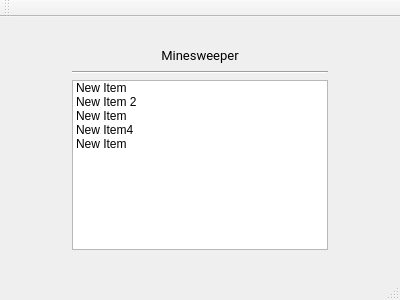
<?xml version="1.0" encoding="UTF-8"?>
<ui version="4.0">
 <class>MainWindow</class>
 <widget class="QMainWindow" name="MainWindow">
  <property name="geometry">
   <rect>
    <x>0</x>
    <y>0</y>
    <width>400</width>
    <height>300</height>
   </rect>
  </property>
  <property name="windowTitle">
   <string>MainWindow</string>
  </property>
  <widget class="QWidget" name="centralWidget">
   <layout class="QGridLayout" name="gridLayout">
    <item row="1" column="1">
     <widget class="QLabel" name="label">
      <property name="font">
       <font>
        <family>Roboto</family>
        <pointsize>10</pointsize>
       </font>
      </property>
      <property name="text">
       <string>Minesweeper</string>
      </property>
      <property name="alignment">
       <set>Qt::AlignCenter</set>
      </property>
     </widget>
    </item>
    <item row="0" column="1">
     <spacer name="verticalSpacer_2">
      <property name="orientation">
       <enum>Qt::Vertical</enum>
      </property>
      <property name="sizeHint" stdset="0">
       <size>
        <width>20</width>
        <height>40</height>
       </size>
      </property>
     </spacer>
    </item>
    <item row="3" column="1">
     <widget class="Line" name="line">
      <property name="orientation">
       <enum>Qt::Horizontal</enum>
      </property>
     </widget>
    </item>
    <item row="1" column="0">
     <spacer name="horizontalSpacer">
      <property name="orientation">
       <enum>Qt::Horizontal</enum>
      </property>
      <property name="sizeHint" stdset="0">
       <size>
        <width>40</width>
        <height>20</height>
       </size>
      </property>
     </spacer>
    </item>
    <item row="5" column="1">
     <spacer name="verticalSpacer">
      <property name="orientation">
       <enum>Qt::Vertical</enum>
      </property>
      <property name="sizeHint" stdset="0">
       <size>
        <width>20</width>
        <height>40</height>
       </size>
      </property>
     </spacer>
    </item>
    <item row="1" column="2">
     <spacer name="horizontalSpacer_2">
      <property name="orientation">
       <enum>Qt::Horizontal</enum>
      </property>
      <property name="sizeHint" stdset="0">
       <size>
        <width>40</width>
        <height>20</height>
       </size>
      </property>
     </spacer>
    </item>
    <item row="4" column="1">
     <widget class="QListWidget" name="listWidget">
      <item>
       <property name="text">
        <string>New Item</string>
       </property>
       <property name="icon">
        <iconset theme="Check"/>
       </property>
      </item>
      <item>
       <property name="text">
        <string>New Item 2</string>
       </property>
      </item>
      <item>
       <property name="text">
        <string>New Item</string>
       </property>
      </item>
      <item>
       <property name="text">
        <string>New Item4</string>
       </property>
      </item>
      <item>
       <property name="text">
        <string>New Item</string>
       </property>
      </item>
     </widget>
    </item>
   </layout>
  </widget>
  <widget class="QMenuBar" name="menuBar">
   <property name="geometry">
    <rect>
     <x>0</x>
     <y>0</y>
     <width>400</width>
     <height>26</height>
    </rect>
   </property>
  </widget>
  <widget class="QToolBar" name="mainToolBar">
   <attribute name="toolBarArea">
    <enum>TopToolBarArea</enum>
   </attribute>
   <attribute name="toolBarBreak">
    <bool>false</bool>
   </attribute>
  </widget>
  <widget class="QStatusBar" name="statusBar"/>
 </widget>
 <layoutdefault spacing="6" margin="11"/>
 <resources/>
 <connections/>
</ui>
